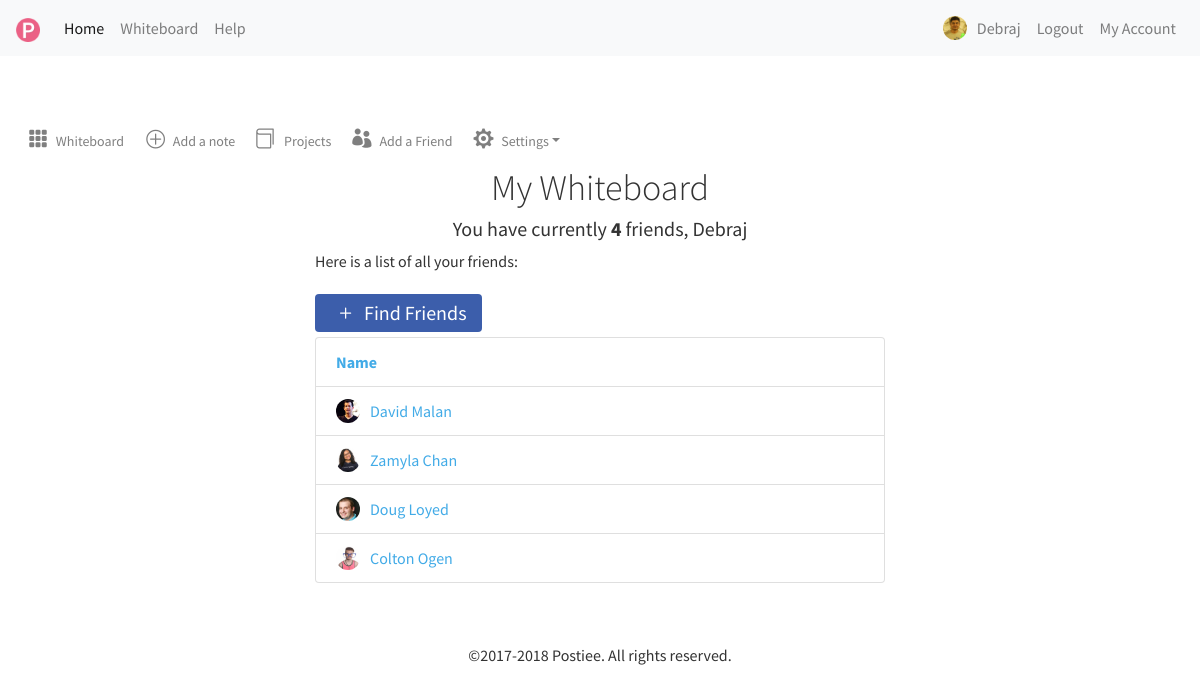
The page /friends.php (signed in) on the database its author committed.
### tables this page shows
CREATE TABLE `users` (
  `id` int(10) UNSIGNED NOT NULL,
  `username` varchar(255) NOT NULL,
  `hash` varchar(255) NOT NULL,
  `firstname` varchar(30) NOT NULL,
  `lastname` varchar(30) NOT NULL,
  `email` varchar(50) NOT NULL,
  `reg_date` timestamp NOT NULL DEFAULT CURRENT_TIMESTAMP ON UPDATE CURRENT_TIMESTAMP,
  `profile_pic` varchar(255) NOT NULL,
  `user_status` int(11) NOT NULL
);

### views/friends.php (the view, shortened to what this page needs)
<?php include("whiteboard_header.php"); ?>
<div class="page-content">
  <div class="postit-section">
    <div class="postit-section-title">
      <h3><?php echo "You have currently <strong>" . $total_friends . "</strong> friends, " . $firstname ?></h3>
    </div>
    <div class="postit-section-posts">
      <div class="row justify-content-center">
        <div class="mx-auto col-sm-12 col-md-6 col-lg-6 col-xl-6">
          <div class="page-content">
            <p>Here is a list of all your friends:</p>
            <a href="add_friend.php" class="btn btn-lg btn-add"><span class="flaticon-cross8"></span> Find Friends</a>
            <ul class="list-group">
              <li class='list-group-item list-group-header'>
                <span class='badge header-badge'></span><span class='project-title'>Name</span>
              </li>
              <?php
                foreach ($friend_list as $friend)
                {
                  echo "<li class='list-group-item'>";
                  echo "<div class='profile-pic'>";
                    if(isset($friend["user_profile_pic"]) && !empty($friend["user_profile_pic"]) && $friend["user_profile_pic"] != "")
                    {
                      echo "<img src='".htmlspecialchars($friend["user_profile_pic"])."'>";
                    }
                    else
                    {
                      echo "<img src='img/user.png'>";
                    }
                  echo "</div>";
                  echo "<span class='project-title'>".htmlspecialchars($friend["firstname"])." ".htmlspecialchars($friend["lastname"])."</span>";
                  echo "</li>";
                }
              ?>
            </ul>
          </div>
        </div>
      </div>
    </div>
  </div>
</div>
<?php include("whiteboard_footer.php"); ?>

### friends.php
<?php
	include("includes/config.php");
	if(empty($_SESSION["id"]))
	{
		redirect("login.php");
	}
	else
	{
		$userid = $_SESSION["id"];
		$users = "SELECT * FROM `users` WHERE id = '".$userid."'";
		if($result = mysqli_query($conn,$users) or trigger_error(mysql_error() . "in" . $users))
		{
			while($row = mysqli_fetch_array($result))
			{
				$firstname = $row["firstname"];
				$profile_pic = $row["profile_pic"];
			}
		}
		$friends_list_id = array();
		$friends_list = "SELECT * FROM `friends` WHERE `admin_user_id` = '".$userid."'";
		if($friends_data = mysqli_query($conn, $friends_list) or trigger_error(mysql_error() . "in " . $friends_list))
		{
			foreach($friends_data as $friends)
			{
				$friends_list_id[] = [
					"id" => $friends["friend_user_id"]
				];
			}
		}
		$total_friends = count($friends_list_id);
		$all_friends_data = array();
		foreach($friends_list_id as $friend_list_id)
		{
			$friend_data_query = "SELECT * FROM `users` WHERE `id` = '".$friend_list_id["id"]."'";
			if($friend_data_rows = mysqli_query($conn, $friend_data_query) or trigger_error(mysql_error() . "in " . $friend_data_query))
			{
				while($friend_data = mysqli_fetch_array($friend_data_rows))
				{
					$all_friends_data[] = [
						"user_id" => $friend_data["id"],
						"firstname" => $friend_data["firstname"],
						"lastname" => $friend_data["lastname"],
						"user_profile_pic" => $friend_data["profile_pic"]
					];
				}
			}
		}
		render("friends.php", ["title" => "{$firstname}'s Friends", "firstname" => $firstname, "profile_pic" => $profile_pic, "friend_list" => $all_friends_data, "total_friends" => $total_friends]);
	}
?>

### includes/helpers.php (shortened to what this page needs)
<?php
	function render($view, $values = [])
	{
		if(file_exists("views/{$view}"))
		{
			extract($values);
			require("views/header.php");
			require("views/{$view}");
			require("views/footer.php");
			exit();
		}
		else
		{
			trigger_error("Invalid view: {$view}", E_USER_ERROR);
		}
	}
?>

### views/header.php (shortened to what this page needs)
<!DOCTYPE html>
<html lang="en">
  <head>
    <link href="css/style.css" rel="stylesheet">
  </head>
  <body>
  <header id="header">
    <nav class="navbar navbar-expand-lg navbar-light bg-light">
      <a class="navbar-brand" href="index.php"><img src="img/logo.png" alt="Postiee" class="img-fluid"></a>
      <div class="collapse navbar-collapse" id="navbarSupportedContent">
        <ul class="navbar-nav mr-auto">
          <li class="nav-item active">
            <a class="nav-link" href="index.php">Home</a>
          </li>
          <li class="nav-item">
            <a class="nav-link" href="whiteboard.php">Whiteboard</a>
          </li>
          <li class="nav-item">
            <a class="nav-link" href="help.php">Help</a>
          </li>
        </ul>
        <ul class="my-2 my-lg-0 navbar-nav navbar-right">
          <?php
          if(empty($_SESSION["id"]))
          {
            echo '<li class="nav-item"><a href="account.php" class="nav-link">Welcome! Guest<span class="sr-only">(current)</span></a></li>';
            echo '<li class="nav-item"><a href="login.php" class="nav-link">Log in <span class="sr-only">(current)</span></a></li>';
            echo '<li class="nav-item"><a href="register.php" class="nav-link">Sign up <span class="r-only">(current)</span></a></li>';
          }
          else
          {
            if(isset($message2))
            {
              echo '<li class="nav-item"><a href="account.php" class="nav-link"><div class="profile-pic"><img src="img/user.png"></div> '. htmlspecialchars($message2) .'<span class="sr-only">(current)</span></a></li>';
            }
            else if(isset($firstname))
            {
              echo '<li class="nav-item"><a href="account.php" class="nav-link"><div class="profile-pic">';
              if(isset($profile_pic) && $profile_pic != "")
              {
                echo '<img src="'. htmlspecialchars($profile_pic) .'" alt="'. htmlspecialchars($firstname) .'">';
              }
              else
              {
                echo htmlspecialchars($profile_pic);
                echo '<img src="img/user.png">';
              }
              echo '</div></span>'. htmlspecialchars($firstname) .'<span class="sr-only">(current)</span></a></li>';
            }
            else
            {
              echo '<li class="nav-item"><a href="account.php" class="nav-link"><div class="profile-pic"><img src="img/user.png"></div>Welcome! guest<span class="sr-only">(current)</span></a></li>';
            }
            echo '<li class="nav-item"><a href="logout.php" class="nav-link">Logout <span class="sr-only">(current)</span></a></li>';
            echo '<li class="nav-item"><a href="account.php" class="nav-link">My Account <span class="sr-only">(current)</span></a></li>';
          }
           ?>
        </ul>
      </div>
    </nav>
  </header>
    <div id="main-wrapper" class="main-wrapper">

### views/whiteboard_header.php (shortened to what this page needs)
<section id="page" class="page-wrapper">
  <div class="content">
    <div class="container-fluid master-container" role="main">
      <div class="row">
        <div class="col-sm-12 col-md-12 col-lg-12 col-xl-12">
          <div class="whiteboard-navigation">
            <nav class="navbar navbar-expand-lg navbar-light">
            <ul class="nav navbar-nav">
              <li role="presentation" class="nav-item"><a href="whiteboard.php" class="nav-link"><span class="flaticon-3x3"></span> Whiteboard</a></li>
              <li role="presentation" class="nav-item"><a href="add_note.php" class="nav-link"><span class="flaticon-target"></span> Add a note</a></li>
              <li role="presentation" class="nav-item"><a href="projects.php" class="nav-link"><span class="flaticon-book23"></span> Projects</a></li>
              <li role="presentation" class="nav-item"><a href="friends.php" class="nav-link"><span class="flaticon-group2"></span> Add a Friend</a></li>
              <li role="presentation" class="nav-item dropdown">
                <a class="nav-link dropdown-toggle" data-toggle="dropdown"><span class="flaticon-wheel1"></span> Settings</a>
              </li>
            </ul>
            </nav>
          </div>
          <div class="page-title">
          <h1>My Whiteboard</h1>
          </div>

### views/whiteboard_footer.php (shortened to what this page needs)
		</div>
      </div>
    </div>
  </div>
</section>

### views/footer.php (shortened to what this page needs)
    </div>
    <footer id="footer">
      <div class="content">
        <div class="container-fluid master-container" role="main">
          <div class="row justify-content-center">
            <div class="mx-auto col-sm-12 col-md-10 col-lg-10 col-xl-10">
              <div class="footer-menu">
                <div class="copyright-info"><p>©2017-2018 Postiee. All rights reserved.</p></div>
              </div>
            </div>
          </div>
        </div>
      </div>
    </footer>
  </body>
</html>

### css/style.css (style rules this page uses)
body { font-family: 'Source Sans Pro', sans-serif; font-size: 16px; font-weight: normal; color: #333; background-color: #fff; word-wrap: break-word; }
p { text-align: left; word-wrap: break-word; }
.navbar-brand img { width: 24px; height: 24px; }
.whiteboard-navigation { min-height: 50px; font-size: 14px; }
.whiteboard-navigation>.navbar { padding: 0; }
.dropdown-toggle { cursor: pointer; }
.profile-pic { float: left; position: relative; margin-right: 10px; width: 24px; height: 24px; border-radius: 100%; overflow: hidden; }
.profile-pic img { display: block; width: 24px; height: auto; }
.page-wrapper { margin-top: 60px; }
.page-title h1 { font-size: 2.25em; font-weight: 300; text-align: center; }
.page-content h3 { font-size: 1.25em; font-weight: 300; text-align: center; }
.btn-add { margin: 5px 0; padding: 4px 15px; background-color: #3c5eab; border: 0; color: #fff; border-radius: 4px; }
.postit-section-title h3 { font-weight: 400; }
.list-group-header { font-weight: bold; }
.project-title { color: #42abe7; }
#footer { margin-top: 60px; text-align: center; }
#footer p { text-align: center; }

### rows shown on the page
users: profile_pic (picture), firstname "Debraj"
users: profile_pic (picture), firstname "David", lastname "Malan"
users: profile_pic (picture), firstname "Zamyla", lastname "Chan"
users: profile_pic (picture), firstname "Doug", lastname "Loyed"
users: profile_pic (picture), firstname "Colton", lastname "Ogen"

### other values the page prints
$total_friends "4"
